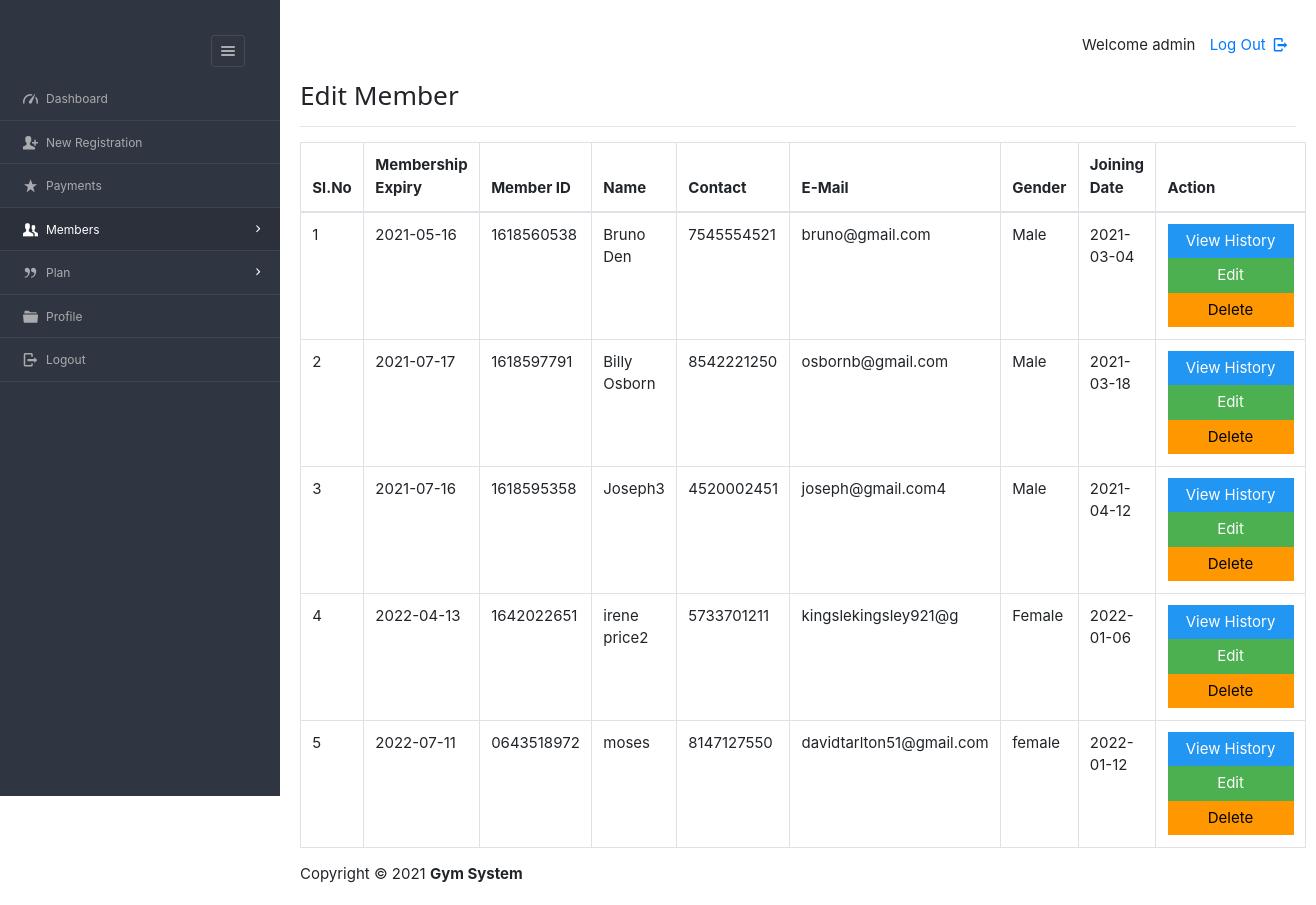
/dashboard/admin/view_mem.php (signed in), run on the app's committed database.
### tables this page shows
CREATE TABLE `enrolls_to` (
  `et_id` int(5) NOT NULL,
  `pid` varchar(8) NOT NULL,
  `uid` varchar(20) NOT NULL,
  `paid_date` varchar(15) DEFAULT NULL,
  `expire` varchar(15) DEFAULT NULL,
  `renewal` varchar(15) DEFAULT NULL
);

CREATE TABLE `users` (
  `userid` varchar(20) NOT NULL,
  `username` varchar(40) NOT NULL,
  `gender` varchar(8) NOT NULL,
  `mobile` varchar(20) NOT NULL,
  `email` varchar(200) NOT NULL,
  `dob` varchar(10) NOT NULL,
  `joining_date` varchar(10) NOT NULL,
  `plan` text NOT NULL,
  `password` text NOT NULL
);

### dashboard/admin/view_mem.php (the view, shortened to what this page needs)
<?php
require '../../include/db_conn.php';
?>
<!DOCTYPE html>
<html lang="en">
<head>
    <link rel="stylesheet" href="../../css/style.css"  id="style-resource-5">
    <link rel="stylesheet" href="../../css/dashMain.css">
    <link rel="stylesheet" type="text/css" href="../../css/entypo.css">
	<link href="a1style.css" rel="stylesheet" type="text/css">
	<link rel="stylesheet" href="https://stackpath.bootstrapcdn.com/bootstrap/4.3.1/css/bootstrap.min.css">
</head>
    <body class="page-body  page-fade" onload="collapseSidebar()">
    	<div class="page-container sidebar-collapsed" id="navbarcollapse">
		<div class="sidebar-menu">
			<header class="logo-env">
					<div class="sidebar-collapse" onclick="collapseSidebar()">
				<a href="#" class="sidebar-collapse-icon with-animation">
					<i class="entypo-menu"></i>
				</a>
			</div>
			</header>
    		<?php include('nav.php'); ?>
    	</div>
    		<div class="main-content">
				<div class="row">
					<div class="col-md-6 col-sm-8 clearfix">
					</div>
					<div class="col-md-6 col-sm-4 clearfix hidden-xs">
						<ul class="list-inline links-list pull-right">
							<li>Welcome <?php echo $_SESSION['full_name']; ?>
							</li>
							<li>
								<a href="logout.php">
									Log Out <i class="entypo-logout right"></i>
								</a>
							</li>
						</ul>
					</div>
				</div>
		<h3>Edit Member</h3>
		<hr />
		<table class="table table-bordered datatable" id="table-1" border=1>
			<thead>
				<tr><h2>
					<th>Sl.No</th>
					<th>Membership Expiry</th>
					<th>Member ID</th>
					<th>Name</th>
					<th>Contact</th>
					<th>E-Mail</th>
					<th>Gender</th>
					<th>Joining Date</th>
					<th>Action</th></h2>
				</tr>
			</thead>
				<tbody>
						<?php
							$query  = "select * from users ORDER BY joining_date";
							$result = mysqli_query($con, $query);
							$sno    = 1;
							if (mysqli_affected_rows($con) != 0) {
							    while ($row = mysqli_fetch_array($result, MYSQLI_ASSOC)) {
							        $uid   = $row['userid'];
							        $query1  = "select * from enrolls_to WHERE uid='$uid' AND renewal='yes'";
							        $result1 = mysqli_query($con, $query1);
							        if (mysqli_affected_rows($con) == 1) {
							            while ($row1 = mysqli_fetch_array($result1, MYSQLI_ASSOC)) {
							                echo "<tr><td>".$sno."</td>";
							                echo "<td>" . $row1['expire'] . "</td>";
							                echo "<td>" . $row['userid'] . "</td>";
							                echo "<td>" . $row['username'] . "</td>";
							                echo "<td>" . $row['mobile'] . "</td>";
							                echo "<td>" . $row['email'] . "</td>";
							                echo "<td>" . $row['gender'] . "</td>";
							                echo "<td>" . $row['joining_date'] ."</td>";
							                $sno++;
							                echo "<td><form action='read_member.php' method='post'><input type='hidden' name='name' value='" . $uid . "'/><input type='submit' class='a1-btn a1-blue' id='button1' value='View History ' class='btn btn-info'/></form><form action='edit_member.php' method='post'><input type='hidden'  name='name' value='" . $uid . "'/><input type='submit' class='a1-btn a1-green' id='button1' value='Edit' class='btn btn-warning'/></form><form action='del_member.php' method='post' onsubmit='return ConfirmDelete()'><input type='hidden' name='name' value='" . $uid . "'/><input type='submit' value='Delete' width='20px' id='button1' class='a1-btn a1-orange'/></form></td></tr>";
							            }
							        }
							    }
							}
						?>
					</tbody>
				</table>
			<?php include('footer.php'); ?>
    	</div>
    </body>
</html>

### dashboard/admin/nav.php (shortened to what this page needs)
<ul id="main-menu" class="" >
    <li id="dash"><a href="index.php"><i class="entypo-gauge"></i><span>Dashboard</span></a></li>
	<li id="regis"><a href="new_entry.php"><i class="entypo-user-add"></i><span>New Registration</span></a>
	<li id="paymnt"><a href="payments.php"><i class="entypo-star"></i><span>Payments</span></a></li>
	<li class="" id="hassubopen"><a href="#" onclick="memberExpand(1)"><i class="entypo-users"></i><span>Members</span></a>
	</li>
		<li class="" id="planhassubopen"><a href="#" onclick="memberExpand(2)"><i class="entypo-quote"></i><span>Plan</span></a>
	<li id="adminprofile"><a href="more-userprofile.php"><i class="entypo-folder"></i><span>Profile</span></a></li>
	<li><a href="logout.php"><i class="entypo-logout"></i><span>Logout</span></a></li>
</ul>

### dashboard/admin/footer.php
<footer class="main">Copyright &copy; 2021 <strong> Gym System </strong></footer>

### css/style.css (style rules this page uses)
html { font-size: 62.5%; font-family: sans-serif; }
div { display: block; }
body { font-family: "Noto Sans", sans-serif, "Helvetica Neue", Helvetica, Arial, sans-serif; font-size: 12px; line-height: 1.428571429; display: block; margin: 0; }
*, *:before, *:after { box-sizing: border-box; }
a { text-decoration: none; background: transparent; }
input, button, select, textarea { font-family: inherit; font-size: inherit; line-height: inherit; }
button, input { line-height: normal; }
button, input, select, textarea { font-family: inherit; font-size: 100%; margin: 0; }
input { background-color: white; cursor: text; padding: 1px; border-width: 2px; border-style: inset; border-color: initial; border-image: initial; }
input, textarea, select, button { text-rendering: auto; color: initial; letter-spacing: normal; word-spacing: normal; text-transform: none; text-indent: 0px; text-shadow: none; display: inline-block; text-align: start; margin: 0em; font: 400 13.3333px Arial; }
button, html input[type="button"], input[type="reset"], input[type="submit"] { cursor: pointer; }
a { color: #373e4a; text-decoration: none; }
a { background: transparent; }
a { color: #373e4a; }
.page-container { position: relative; padding-left: 280px; }
.page-container .sidebar-menu { position: absolute; width: 280px; top: 0; left: 0; bottom: 0; background: #303641; color: #aaabae; z-index: 1; min-height: 796px; box-sizing: border-box; }
.page-container .sidebar-menu .logo-env { width: 100%; padding: 35px; padding-bottom: 10px; box-sizing: border-box; }
.page-container .sidebar-menu .logo-env:before, .page-container .sidebar-menu .logo-env:after { content: " "; display: table; }
.page-container .sidebar-menu .logo-env > div { display: block; vertical-align: middle; white-space: nowrap; float: left; }
.page-container .sidebar-menu .logo-env > div > a { display: inline-block; color: #aaabae; }
.page-container .sidebar-menu .logo-env > div.sidebar-collapse, .page-container .sidebar-menu .logo-env > div.sidebar-mobile-menu { position: relative; float: right; }
.page-container .sidebar-menu .logo-env > div.sidebar-collapse a, .page-container .sidebar-menu .logo-env > div.sidebar-mobile-menu a { display: inline-block; border: 1px solid #454a54; text-align: center; padding: 0; line-height: 1; font-size: 20px; font-weight: 300; padding: 5px 2px; background-clip: padding-box; border-radius: 3px; transition: all 200ms ease-in-out; }
.page-container .sidebar-menu .logo-env:after { clear: both; }
.page-container .sidebar-menu #main-menu { list-style: none; margin: 0; padding: 0; margin-bottom: 20px; }
ul, ol { margin-top: 0; margin-bottom: 8.5px; }
ul, menu, dir { display: block; list-style-type: disc; }
.page-container .sidebar-menu #main-menu li { position: relative; margin: 0; font-size: 12px; border-bottom: 1px solid rgba(69, 74, 84, 0.7); }
li { display: list-item; }
.page-container .sidebar-menu #main-menu li a { position: relative; display: block; padding: 10px 20px; color: #aaabae; z-index: 2; transition: color 250ms ease-in-out, background-color 250ms ease-in-out; }
.page-container .sidebar-menu #main-menu li a i { top: 1px; }
.page-container .sidebar-menu #main-menu li i { position: relative; font-size: 15px; margin-right: 5px; }
i, cite, em, var, address, dfn { font-style: italic; }
.page-container .sidebar-menu #main-menu li a span { transition: 350ms opacity ease-in-out; }
.page-container .sidebar-menu #main-menu li.has-sub > a:before { position: relative; content: '\e877'; content: '\e879'; display: inline-block; font-family: 'Entypo'; color: #454a54; color: #FFF; float: right; font-size: 15px; margin-left: 13px; top: 0px; transition: all 300ms ease-in-out; }

### css/entypo.css (style rules this page uses)
[class^="entypo-"]:before, [class*=" entypo-"]:before { font-family: "entypo"; font-style: normal; font-weight: normal; speak: none; display: inline-block; text-decoration: inherit; width: 1em; margin-right: .2em; text-align: center; font-variant: normal; text-transform: none; line-height: 1em; margin-left: .2em; }
.entypo-star:before { content: '\e808'; }
.entypo-users:before { content: '\e80b'; }
.entypo-user-add:before { content: '\e80c'; }
.entypo-menu:before { content: '\e811'; }
.entypo-quote:before { content: '\e833'; }
.entypo-folder:before { content: '\e850'; }
.entypo-logout:before { content: '\e85d'; }
.entypo-gauge:before { content: '\e8de'; }

### dashboard/admin/view_mem.php (style rules this page uses)
#button1 { width:126px; }
.page-container .sidebar-menu #main-menu li#hassubopen > a { background-color: #2b303a; color: #ffffff; }

### data on the page
users: userid "1618560538", username "Bruno Den", mobile "7545554521", email "bruno@gmail.com", gender "Male", joining_date "2021-03-04"
enrolls_to: expire "2021-05-16"
users: userid "1618597791", username "Billy Osborn", mobile "8542221250", email "osbornb@gmail.com", gender "Male", joining_date "2021-03-18"
enrolls_to: expire "2021-07-17"
users: userid "1618595358", username "Joseph3", mobile "4520002451", email "joseph@gmail.com4", gender "Male", joining_date "2021-04-12"
enrolls_to: expire "2021-07-16"
users: userid "1642022651", username "irene price2", mobile "5733701211", email "kingslekingsley921@g", gender "Female", joining_date "2022-01-06"
enrolls_to: expire "2022-04-13"
users: userid "0643518972", username "moses", mobile "8147127550", email "davidtarlton51@gmail.com", gender "female", joining_date "2022-01-12"
enrolls_to: expire "2022-07-11"

### other printed values
$_SESSION['full_name'] "admin"
